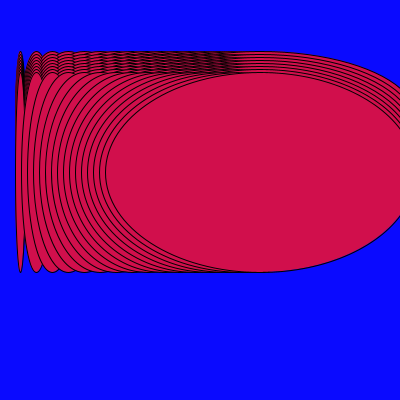
Frame 1 (no input)
Frame 60 (the mouse pressed at the canvas centre just before this capture): identical to frame 1, image omitted
Frame 120 (the mouse held since frame 60 and released just before this capture): identical to frame 1, image omitted

The Processing sketch that drew this single still picture (run headless with seeded random() and noise(); from frame 60 on, the mouse is pressed at the canvas centre):

// Processing sketch: fabian
// ── fabian.pde
IntList colourList; // do not use FloatList

void setup() {
    size(400, 400);
    colourList = new IntList();
    colourList.append(#ff10CD);
    colourList.append(#D10F4C);
}

void draw() {
    background(10, 10, 255);
    size(400, 400);

    for (int i = 120; i < 200; i = i+10) {
        for (int j = 0; j<320; j= j+20) {
            fill(colourList.get(1));
            ellipse(j*0.8+20, i*0.8+20, j+10, i+10);
        }
    }
}
